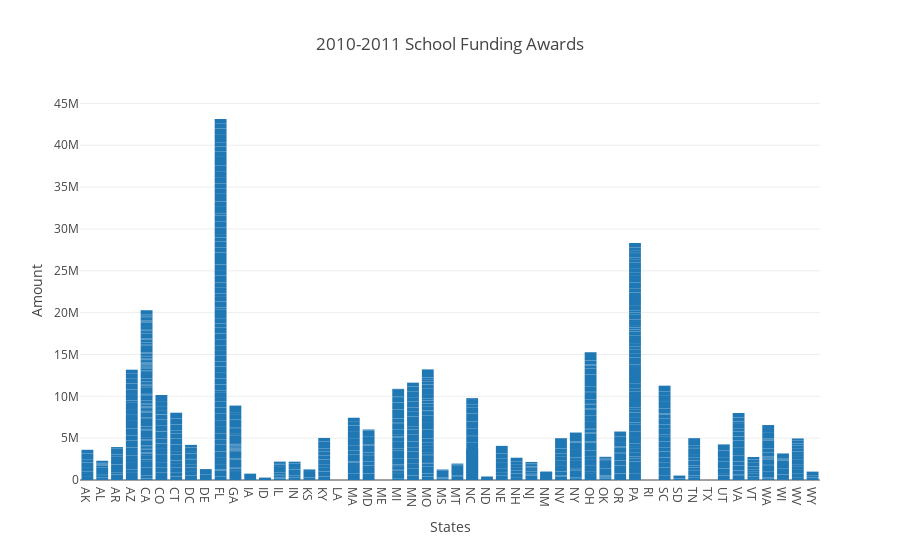

Notebook code cell kept with this figure:
### Code cell
iplot(
    go.Figure(
        data = [
            go.Bar(x= School_Fund['State'], y = School_Fund['Amount']),
        ],
        
        layout = go.Layout(
        title = '2010-2011 School Funding Awards',
        yaxis = dict(title = 'Amount'),
        xaxis = dict(title  = 'States')
        )
        ))

### Figure 1 — Plotly figure (JSON) as saved in the notebook; plotly's stock layout.template omitted (floating-point values rounded to 4 significant figures; data arrays with more than 128 entries replaced by an {"elided": "..."} marker saying what was removed)
{"data": [{"type": "bar", "uid": "46ff59fa-dee2-11e8-bbba-acde48001122", "x": {"elided": "831 str values"}, "y": {"elided": "831 int values"}}], "layout": {"title": "2010-2011 School Funding Awards", "xaxis": {"title": "States"}, "yaxis": {"title": "Amount"}}}
